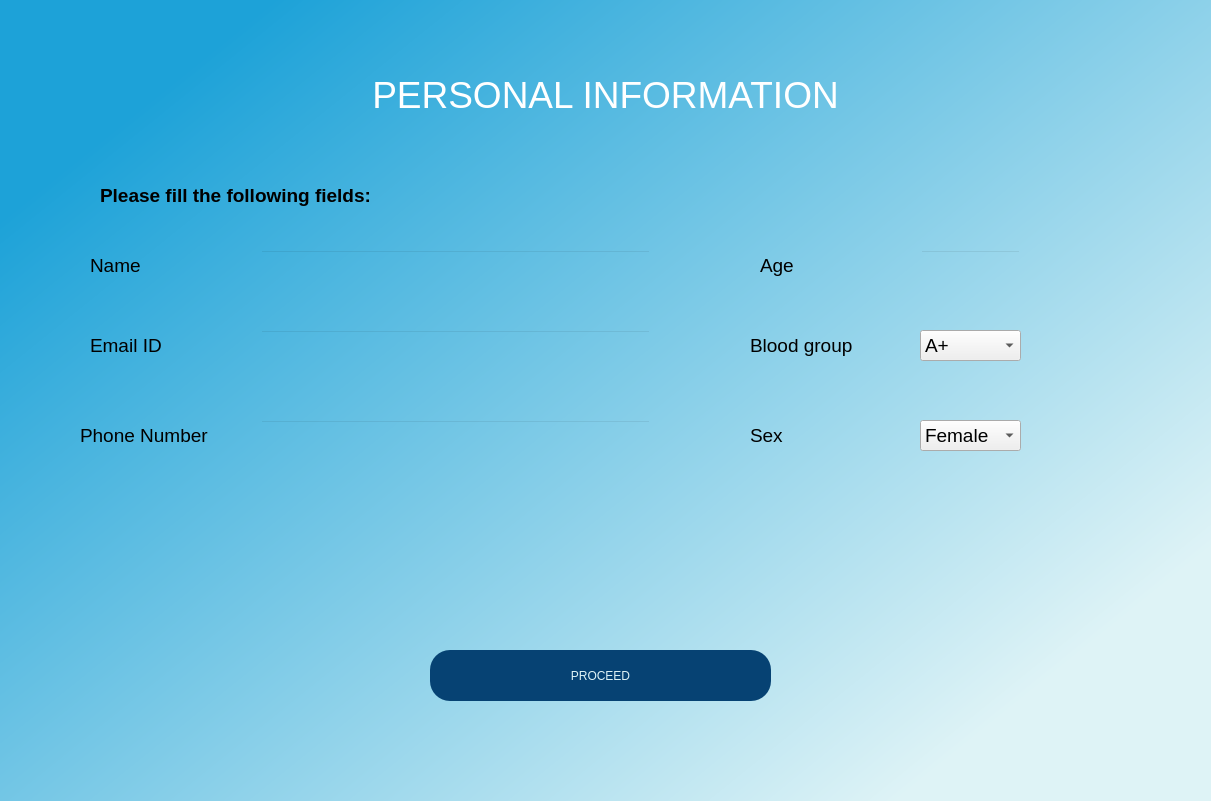
<?xml version="1.0" encoding="UTF-8"?>
<ui version="4.0">
 <class>Dialog</class>
 <widget class="QDialog" name="Dialog">
  <property name="geometry">
   <rect>
    <x>0</x>
    <y>0</y>
    <width>1211</width>
    <height>801</height>
   </rect>
  </property>
  <property name="windowTitle">
   <string>Dialog</string>
  </property>
  <widget class="QWidget" name="bgwidget" native="true">
   <property name="geometry">
    <rect>
     <x>0</x>
     <y>0</y>
     <width>1211</width>
     <height>801</height>
    </rect>
   </property>
   <property name="styleSheet">
    <string notr="true">QWidget#bgwidget{
background-color:qlineargradient(spread:pad, x1:0.096, y1:0.158955, x2:0.893389, y2:0.813, stop:0 rgba(29, 162, 216, 255), stop:1 rgba(222, 243, 246, 255));}</string>
   </property>
   <widget class="QPushButton" name="proceed">
    <property name="geometry">
     <rect>
      <x>430</x>
      <y>650</y>
      <width>341</width>
      <height>51</height>
     </rect>
    </property>
    <property name="styleSheet">
     <string notr="true">border-radius:20px;
background-color:#064273;
font: 16pt &quot;MS Shell Dlg 2&quot;;color:#def3f6;
</string>
    </property>
    <property name="text">
     <string>PROCEED</string>
    </property>
   </widget>
   <widget class="QLabel" name="label">
    <property name="geometry">
     <rect>
      <x>360</x>
      <y>110</y>
      <width>55</width>
      <height>16</height>
     </rect>
    </property>
    <property name="text">
     <string/>
    </property>
   </widget>
   <widget class="QLabel" name="Heading">
    <property name="geometry">
     <rect>
      <x>300</x>
      <y>50</y>
      <width>611</width>
      <height>91</height>
     </rect>
    </property>
    <property name="text">
     <string>&lt;html&gt;&lt;head/&gt;&lt;body&gt;&lt;p align=&quot;center&quot;&gt;&lt;span style=&quot; font-size:28pt; color:#ffffff;&quot;&gt;PERSONAL INFORMATION&lt;/span&gt;&lt;/p&gt;&lt;/body&gt;&lt;/html&gt;</string>
    </property>
   </widget>
   <widget class="QLabel" name="label_2">
    <property name="geometry">
     <rect>
      <x>100</x>
      <y>180</y>
      <width>381</width>
      <height>31</height>
     </rect>
    </property>
    <property name="text">
     <string>&lt;html&gt;&lt;head/&gt;&lt;body&gt;&lt;p&gt;&lt;span style=&quot; font-size:14pt; font-weight:600;&quot;&gt;Please fill the following fields:&lt;/span&gt;&lt;/p&gt;&lt;/body&gt;&lt;/html&gt;</string>
    </property>
   </widget>
   <widget class="QLabel" name="agelabel">
    <property name="geometry">
     <rect>
      <x>760</x>
      <y>250</y>
      <width>111</width>
      <height>31</height>
     </rect>
    </property>
    <property name="text">
     <string>&lt;html&gt;&lt;head/&gt;&lt;body&gt;&lt;p&gt;&lt;span style=&quot; font-size:14pt;&quot;&gt;Age&lt;/span&gt;&lt;/p&gt;&lt;/body&gt;&lt;/html&gt;</string>
    </property>
   </widget>
   <widget class="QLineEdit" name="agefield">
    <property name="geometry">
     <rect>
      <x>920</x>
      <y>250</y>
      <width>101</width>
      <height>31</height>
     </rect>
    </property>
    <property name="font">
     <font>
      <family>MS Shell Dlg 2</family>
      <pointsize>12</pointsize>
      <weight>50</weight>
      <italic>false</italic>
      <bold>false</bold>
     </font>
    </property>
    <property name="styleSheet">
     <string notr="true">background-color:rgba(0,0,0,0);
font: 12pt &quot;MS Shell Dlg 2&quot;;</string>
    </property>
   </widget>
   <widget class="QLabel" name="phonenolabel">
    <property name="geometry">
     <rect>
      <x>80</x>
      <y>420</y>
      <width>151</width>
      <height>31</height>
     </rect>
    </property>
    <property name="text">
     <string>&lt;html&gt;&lt;head/&gt;&lt;body&gt;&lt;p&gt;&lt;span style=&quot; font-size:14pt;&quot;&gt;Phone Number&lt;/span&gt;&lt;/p&gt;&lt;/body&gt;&lt;/html&gt;</string>
    </property>
   </widget>
   <widget class="QLineEdit" name="phonenofield">
    <property name="geometry">
     <rect>
      <x>260</x>
      <y>420</y>
      <width>391</width>
      <height>31</height>
     </rect>
    </property>
    <property name="font">
     <font>
      <family>MS Shell Dlg 2</family>
      <pointsize>12</pointsize>
      <weight>50</weight>
      <italic>false</italic>
      <bold>false</bold>
     </font>
    </property>
    <property name="styleSheet">
     <string notr="true">background-color:rgba(0,0,0,0);
font: 12pt &quot;MS Shell Dlg 2&quot;;</string>
    </property>
   </widget>
   <widget class="QLabel" name="bloodgrouplabel">
    <property name="geometry">
     <rect>
      <x>750</x>
      <y>330</y>
      <width>191</width>
      <height>31</height>
     </rect>
    </property>
    <property name="text">
     <string>&lt;html&gt;&lt;head/&gt;&lt;body&gt;&lt;p&gt;&lt;span style=&quot; font-size:14pt;&quot;&gt;Blood group &lt;/span&gt;&lt;/p&gt;&lt;/body&gt;&lt;/html&gt;</string>
    </property>
   </widget>
   <widget class="QLineEdit" name="emailIDfield">
    <property name="geometry">
     <rect>
      <x>260</x>
      <y>330</y>
      <width>391</width>
      <height>31</height>
     </rect>
    </property>
    <property name="font">
     <font>
      <family>MS Shell Dlg 2</family>
      <pointsize>12</pointsize>
      <weight>50</weight>
      <italic>false</italic>
      <bold>false</bold>
     </font>
    </property>
    <property name="styleSheet">
     <string notr="true">background-color:rgba(0,0,0,0);
font: 12pt &quot;MS Shell Dlg 2&quot;;</string>
    </property>
    <property name="text">
     <string/>
    </property>
   </widget>
   <widget class="QLabel" name="namelabel">
    <property name="geometry">
     <rect>
      <x>90</x>
      <y>250</y>
      <width>111</width>
      <height>31</height>
     </rect>
    </property>
    <property name="text">
     <string>&lt;html&gt;&lt;head/&gt;&lt;body&gt;&lt;p&gt;&lt;span style=&quot; font-size:14pt;&quot;&gt;Name&lt;/span&gt;&lt;/p&gt;&lt;/body&gt;&lt;/html&gt;</string>
    </property>
   </widget>
   <widget class="QLineEdit" name="namefield">
    <property name="geometry">
     <rect>
      <x>260</x>
      <y>250</y>
      <width>391</width>
      <height>31</height>
     </rect>
    </property>
    <property name="font">
     <font>
      <family>MS Shell Dlg 2</family>
      <pointsize>12</pointsize>
      <weight>50</weight>
      <italic>false</italic>
      <bold>false</bold>
     </font>
    </property>
    <property name="styleSheet">
     <string notr="true">background-color:rgba(0,0,0,0);
font: 12pt &quot;MS Shell Dlg 2&quot;;</string>
    </property>
   </widget>
   <widget class="QLabel" name="sexlabel">
    <property name="geometry">
     <rect>
      <x>750</x>
      <y>420</y>
      <width>191</width>
      <height>31</height>
     </rect>
    </property>
    <property name="text">
     <string>&lt;html&gt;&lt;head/&gt;&lt;body&gt;&lt;p&gt;&lt;span style=&quot; font-size:14pt;&quot;&gt;Sex&lt;/span&gt;&lt;/p&gt;&lt;/body&gt;&lt;/html&gt;</string>
    </property>
   </widget>
   <widget class="QComboBox" name="bloodgroupfield">
    <property name="geometry">
     <rect>
      <x>920</x>
      <y>330</y>
      <width>101</width>
      <height>31</height>
     </rect>
    </property>
    <property name="font">
     <font>
      <pointsize>14</pointsize>
     </font>
    </property>
    <property name="styleSheet">
     <string notr="true"/>
    </property>
    <item>
     <property name="text">
      <string>A+</string>
     </property>
    </item>
    <item>
     <property name="text">
      <string>B+</string>
     </property>
    </item>
    <item>
     <property name="text">
      <string>B-</string>
     </property>
    </item>
    <item>
     <property name="text">
      <string>O+</string>
     </property>
    </item>
    <item>
     <property name="text">
      <string>O-</string>
     </property>
    </item>
    <item>
     <property name="text">
      <string>AB+</string>
     </property>
    </item>
    <item>
     <property name="text">
      <string>AB-</string>
     </property>
    </item>
    <item>
     <property name="text">
      <string>A-</string>
     </property>
    </item>
    <item>
     <property name="text">
      <string>Other</string>
     </property>
    </item>
   </widget>
   <widget class="QComboBox" name="sexfield">
    <property name="geometry">
     <rect>
      <x>920</x>
      <y>420</y>
      <width>101</width>
      <height>31</height>
     </rect>
    </property>
    <property name="font">
     <font>
      <pointsize>14</pointsize>
     </font>
    </property>
    <item>
     <property name="text">
      <string>Female</string>
     </property>
    </item>
    <item>
     <property name="text">
      <string>Male</string>
     </property>
    </item>
   </widget>
   <widget class="QLabel" name="errormsg">
    <property name="geometry">
     <rect>
      <x>350</x>
      <y>570</y>
      <width>511</width>
      <height>31</height>
     </rect>
    </property>
    <property name="styleSheet">
     <string notr="true">font: 12pt &quot;MS Shell Dlg 2&quot;;color: red;</string>
    </property>
    <property name="text">
     <string/>
    </property>
   </widget>
   <widget class="QLabel" name="emailIIDlabel">
    <property name="geometry">
     <rect>
      <x>90</x>
      <y>330</y>
      <width>191</width>
      <height>31</height>
     </rect>
    </property>
    <property name="text">
     <string>&lt;html&gt;&lt;head/&gt;&lt;body&gt;&lt;p&gt;&lt;span style=&quot; font-size:14pt;&quot;&gt;Email ID&lt;/span&gt;&lt;/p&gt;&lt;/body&gt;&lt;/html&gt;</string>
    </property>
   </widget>
  </widget>
 </widget>
 <resources/>
 <connections/>
</ui>
